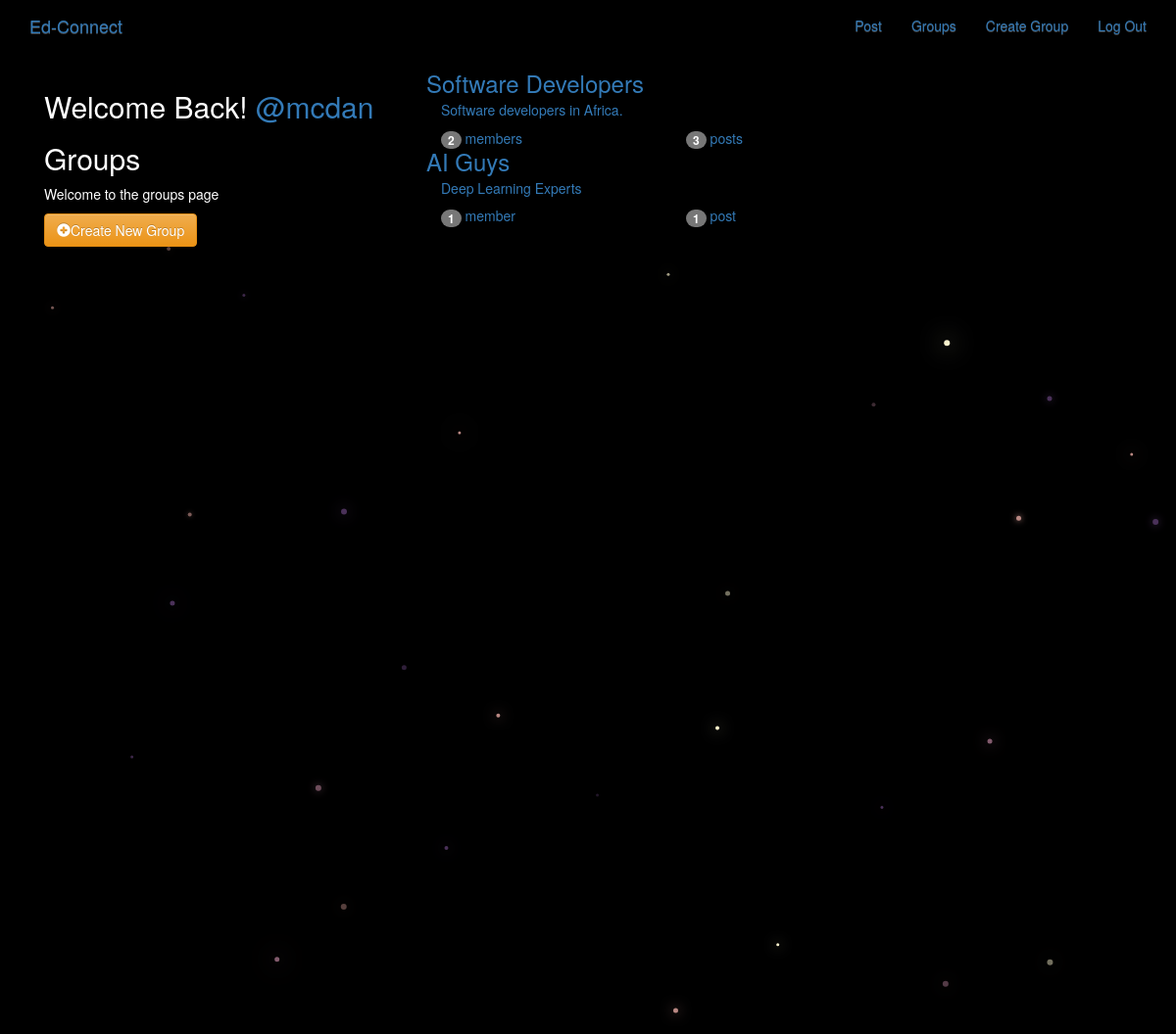
Page /groups/ (signed in) on the committed database.
### groups/models.py (models this page shows, shortened)
class Group(models.Model):
    name = models.CharField(max_length=255)
    unique = True
    slug = models.SlugField(allow_unicode=True, unique=True)
    description = models.TextField(blank=True, default='')
    description_html = models.TextField(editable=False, default='', blank=True)
    members = models.ManyToManyField(User, through='GroupMember')

### groups/views.py (the view)
class ListGroup(generic.ListView):
    model = Group

### groups/templates/groups/group_list.html
{% extends "groups/group_base.html" %}
{% block pregroup %}
  <div class="col-md-4">
    <div class="content">
      {% if user.is_authenticated %}
        <h2>Welcome Back!
          <a href="{% url 'posts:for_user' username=user.username %}">
            @{{ user.username}}
          </a>
        </h2>
      {% endif %}
      <h2>Groups</h2>
      <p>Welcome to the groups page</p>
    {% if user.is_authenticated %}
      <a href="{% url 'groups:create' %}" class="btn btn-md btn-fill btn-warning">
        <span class="glyphicon glyphicon-plus-sign"></span>Create New Group</a>
    {% endif %}
   </div>
  </div>
{% endblock %}
{% block group_content %}
  <div class="col-md-8">
    <div class="list-group">
      {% for group in object_list %}
        <a class="list=group-item" href="{% url 'groups:single' slug=group.slug %}">
          <h3 class="title list-group-item-heading">{{ group.name }}</h3>
          <div class="list-group-item-text container-fluid">
            {{ group.description_html|safe }}
            <div class="row">
              <div class="col-md-4">
                <span class="badge">{{ group.members.count }}</span>
                member{{ group.members.count|pluralize }}
              </div>
              <div class="col-md-4">
                <span class="badge">{{ group.posts.count }}</span>
                post{{ group.posts.count|pluralize }}
              </div>
            </div>
          </div>
        </a>
      {% endfor %}
    </div>
  </div>
{% endblock %}

### static/simplesocial/css/master.css (style rules this page uses)
body { margin: 0; overflow: hidden; background-color: black; color:white; }

### rows in the picture
Group: name "Software Developers", description_html "Software developers in Africa.", members.count "2", posts.count "3"
Group: name "AI Guys", description_html "Deep Learning Experts", members.count "1", posts.count "1"

### other values in the picture
{{ user.username }} "mcdan"
